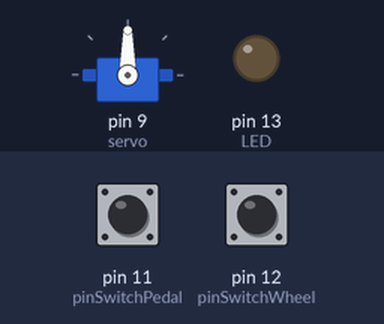
This sketch was run on a simulated Arduino Uno, built with avr-gcc and run on an emulated ATmega328P. Shown: servo, output pins drawn as LEDs (lit = HIGH). Dashed ring = blinking. The test bench sets the inputs (shaded band); at power-on: pin 12 (pinSwitchWheel) LOW, pin 11 (pinSwitchPedal) LOW. What the sketch prints to the serial monitor is not drawn.

Above: at 1.2 s.
1.3 s: pin 12 (pinSwitchWheel) pulled HIGH for 1 s
At 1.78 s:
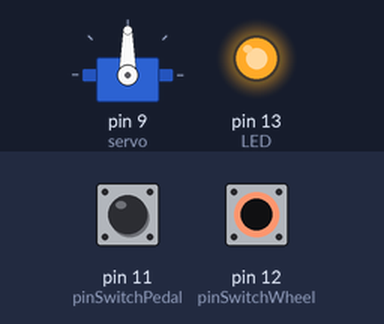
4.3 s: pin 11 (pinSwitchPedal) pulled HIGH for 0.15 s
At 6.2 s:
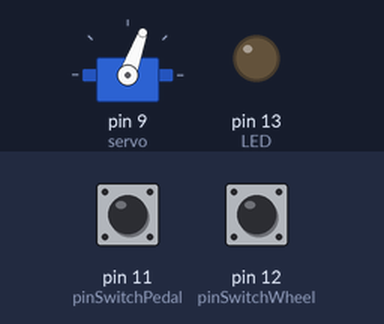
6.5 s: pin 12 (pinSwitchWheel) pulled HIGH for 0.15 s
At 8.0 s:
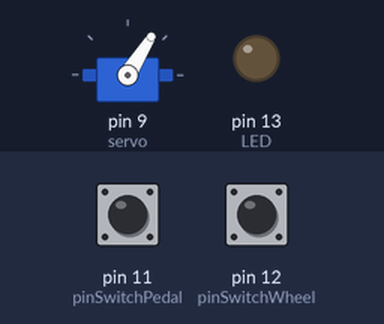
9.6 s: pin 12 (pinSwitchWheel) pulled HIGH for 3.2 s
At 10.08 s:
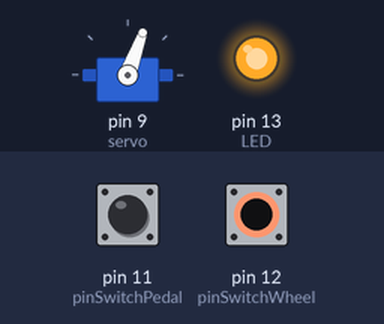
14.3 s: pin 12 (pinSwitchWheel) pulsed HIGH 5 times (0.12 s each, 0.3 s apart)
At 14.67 s:
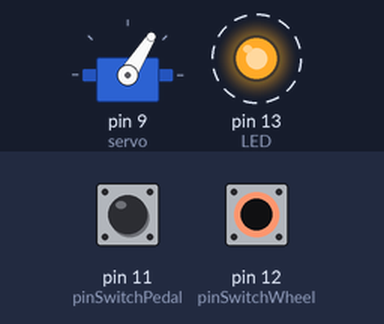
17.3 s: pin 12 (pinSwitchWheel) pulsed HIGH 2 times (0.12 s each, 0.3 s apart)
At 19.3 s:
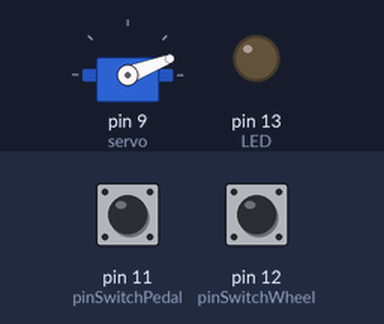
Timing chart, 0 to 21.1 s (numbered marks = the images above; inputs shaded):
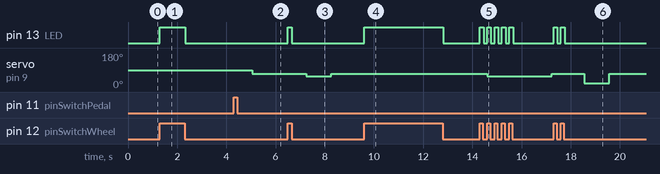

Measured:
- after the input at 1.3 s, pin 13 (LED): LOW → HIGH at once, → LOW 1.0 s later
- after the input at 4.3 s, servo on pin 9 (servo): 90° → 70° after 0.76 s
- after the input at 6.5 s, pin 13 (LED): LOW → HIGH at once, → LOW 0.15 s later; servo on pin 9 (servo): 70° → 58° after 0.74 s, → 70° 1.0 s later
- after the input at 9.6 s, pin 13 (LED): LOW → HIGH at once, → LOW 3.2 s later
- after the input at 14.3 s, pin 13 (LED): alternates HIGH for 0.15 s and LOW for 0.15 s, 10 changes in all, then stays LOW, starting at once; servo on pin 9 (servo): 70° → 58° after 0.30 s, → 70° 2.6 s later
- after the input at 17.3 s, pin 13 (LED): alternates HIGH for 0.15 s and LOW for 0.15 s, 4 changes in all, then stays LOW, starting at once; servo on pin 9 (servo): 70° → 21° after 1.2 s, → 70° 1.0 s later

The sketch:

Servo_BikeGearChanger.ino
```cpp
#include <Servo.h>
Servo servo;

const int pinSwitchWheel = 12; //Pin Reed for Front Wheel

const int pinSwitchPedal = 11; //Pin Reed for Pedal

const int LED = 13; //Pin for LED Switch on Arduino

int StatoSwitchWheel = 0; //State of the Reed Switch

int StatoSwitchPedal = 0; //State of the Reed Switch

int SwitchMode = 0; //0 if servo should not switch, 1 if it should be on

int Num_Revs = 0; //Number of Revolutions of the bike

int rpm = 0; //Revolutions per minute calculated for the front wheel

void setup() {

  Serial.begin(9600); //Serial for testing

  servo.attach(9); //Assigns servo to pin 9

  pinMode(pinSwitchWheel, INPUT); //Assigns reed switch on front wheel to be an INPUT

  pinMode(pinSwitchPedal, INPUT); //Assigns reed switch on pedal to be an INPUT

  pinMode(LED, OUTPUT); //Assigns Arduino LED to OUTPUT

}

void loop() {

  for (int k = 0; k <= 2; k++)  { //Refresh loop for seeing if pedal is moving
    for (int i = 0; i <= 1000; i++) { //Refreshes loop every millisecond to check state of reed switch on the wheel

      delay(1);

      StatoSwitchPedal = digitalRead(pinSwitchPedal);//Check if reed switch for pedal is closed
      StatoSwitchWheel = digitalRead(pinSwitchWheel);//Check if reed switch for wheel is closed

      if (StatoSwitchPedal == HIGH) { //If  pedal is rotating, enable switching of gears by the servo
        SwitchMode = 1;
      }

      if (StatoSwitchWheel == HIGH)  { //If it is, add one to number of revs and delay so that the revolution doesn't get counted multiple times (debounce)

        Num_Revs++;
        digitalWrite(LED, HIGH);
        delay(50);
        digitalWrite(LED, LOW);

      }
    }

    rpm = Num_Revs * 60 / (1 + (Num_Revs * .05)); //Calculates the rpm of data collected from the for loop below

    Serial.print(rpm); //Print number of revolutions for debugging

    if (SwitchMode == 1)  { //If pedals are moving, switch gear based on what rpm was calculated by moving servo to whatever angle the gear needs to be at

      if (rpm <= 130) {
        servo.write(70);
      }
      if (rpm <= 170 && rpm > 130) {
        servo.write(58);
      }
      if (rpm <= 220 && rpm > 170) {
        servo.write(44);
      }
      if (rpm <= 270 && rpm > 220) {
        servo.write(35);
      }
      if (rpm <= 320 && rpm > 270) {
        servo.write(21);
      }
      if (rpm <= 370 && rpm > 320) {
        servo.write(10);
      }
      if (rpm <= 420 && rpm > 370) {
        servo.write(0);
      }

    }
    Num_Revs = 0; //Reset number of revolutions for next loop
  }

  SwitchMode == 0; //Turn off switch mode until next loop

}
```
